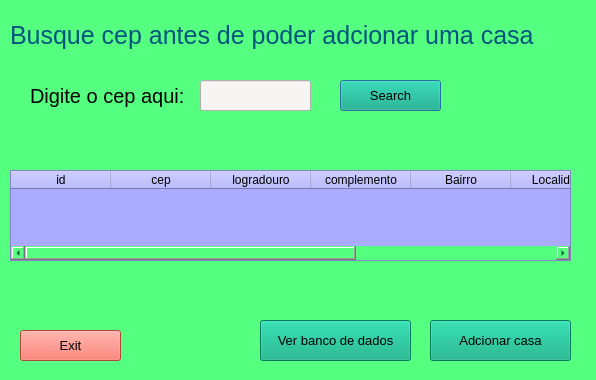
<?xml version="1.0" encoding="UTF-8"?>
<ui version="4.0">
 <class>Dialog</class>
 <widget class="QDialog" name="Dialog">
  <property name="geometry">
   <rect>
    <x>0</x>
    <y>0</y>
    <width>596</width>
    <height>380</height>
   </rect>
  </property>
  <property name="windowTitle">
   <string>Dialog</string>
  </property>
  <property name="styleSheet">
   <string notr="true">background-color: rgb(119, 118, 123);
background-color: rgb(66, 66, 66);
background-color: rgb(85, 255, 127);</string>
  </property>
  <widget class="QLabel" name="label">
   <property name="geometry">
    <rect>
     <x>30</x>
     <y>80</y>
     <width>181</width>
     <height>31</height>
    </rect>
   </property>
   <property name="font">
    <font>
     <pointsize>15</pointsize>
     <weight>50</weight>
     <bold>false</bold>
    </font>
   </property>
   <property name="styleSheet">
    <string notr="true"/>
   </property>
   <property name="text">
    <string>Digite o cep aqui:</string>
   </property>
  </widget>
  <widget class="QLineEdit" name="lineEdit">
   <property name="geometry">
    <rect>
     <x>200</x>
     <y>80</y>
     <width>111</width>
     <height>31</height>
    </rect>
   </property>
   <property name="styleSheet">
    <string notr="true">background-color: rgb(246, 245, 244);</string>
   </property>
  </widget>
  <widget class="QTableWidget" name="tableWidget">
   <property name="geometry">
    <rect>
     <x>10</x>
     <y>170</y>
     <width>561</width>
     <height>91</height>
    </rect>
   </property>
   <property name="styleSheet">
    <string notr="true">background-color: rgb(170, 170, 255);</string>
   </property>
   <column>
    <property name="text">
     <string>id</string>
    </property>
    <property name="background">
     <color>
      <red>246</red>
      <green>211</green>
      <blue>45</blue>
     </color>
    </property>
   </column>
   <column>
    <property name="text">
     <string>cep</string>
    </property>
   </column>
   <column>
    <property name="text">
     <string>logradouro</string>
    </property>
   </column>
   <column>
    <property name="text">
     <string>complemento</string>
    </property>
   </column>
   <column>
    <property name="text">
     <string>Bairro</string>
    </property>
   </column>
   <column>
    <property name="text">
     <string>Localidade</string>
    </property>
   </column>
   <column>
    <property name="text">
     <string>UF</string>
    </property>
   </column>
   <column>
    <property name="text">
     <string>DDD</string>
    </property>
   </column>
  </widget>
  <widget class="QPushButton" name="pushButton">
   <property name="geometry">
    <rect>
     <x>340</x>
     <y>80</y>
     <width>101</width>
     <height>31</height>
    </rect>
   </property>
   <property name="font">
    <font>
     <pointsize>10</pointsize>
     <weight>50</weight>
     <bold>false</bold>
    </font>
   </property>
   <property name="cursor">
    <cursorShape>PointingHandCursor</cursorShape>
   </property>
   <property name="styleSheet">
    <string notr="true">background-color: rgb(0, 170, 127);</string>
   </property>
   <property name="text">
    <string>Search</string>
   </property>
  </widget>
  <widget class="QLabel" name="label_2">
   <property name="geometry">
    <rect>
     <x>10</x>
     <y>10</y>
     <width>581</width>
     <height>51</height>
    </rect>
   </property>
   <property name="styleSheet">
    <string notr="true">font-size:25px;
color: rgb(0, 85, 127);</string>
   </property>
   <property name="text">
    <string>Busque cep antes de poder adcionar uma casa </string>
   </property>
   <property name="textFormat">
    <enum>Qt::AutoText</enum>
   </property>
  </widget>
  <widget class="QPushButton" name="pushButton_2">
   <property name="geometry">
    <rect>
     <x>20</x>
     <y>330</y>
     <width>101</width>
     <height>31</height>
    </rect>
   </property>
   <property name="font">
    <font>
     <pointsize>10</pointsize>
    </font>
   </property>
   <property name="cursor">
    <cursorShape>PointingHandCursor</cursorShape>
   </property>
   <property name="autoFillBackground">
    <bool>false</bool>
   </property>
   <property name="styleSheet">
    <string notr="true">background-color: rgb(246, 97, 81);</string>
   </property>
   <property name="text">
    <string>Exit</string>
   </property>
  </widget>
  <widget class="QPushButton" name="pushButton_3">
   <property name="geometry">
    <rect>
     <x>260</x>
     <y>320</y>
     <width>151</width>
     <height>41</height>
    </rect>
   </property>
   <property name="font">
    <font>
     <pointsize>10</pointsize>
    </font>
   </property>
   <property name="cursor">
    <cursorShape>PointingHandCursor</cursorShape>
   </property>
   <property name="styleSheet">
    <string notr="true">background-color: rgb(0, 170, 127);</string>
   </property>
   <property name="text">
    <string>Ver banco de dados</string>
   </property>
  </widget>
  <widget class="QPushButton" name="pushButton_4">
   <property name="geometry">
    <rect>
     <x>430</x>
     <y>320</y>
     <width>141</width>
     <height>41</height>
    </rect>
   </property>
   <property name="font">
    <font>
     <pointsize>10</pointsize>
     <stylestrategy>PreferDefault</stylestrategy>
    </font>
   </property>
   <property name="styleSheet">
    <string notr="true">background-color: rgb(0, 170, 127);</string>
   </property>
   <property name="text">
    <string>Adcionar casa</string>
   </property>
  </widget>
 </widget>
 <resources/>
 <connections>
  <connection>
   <sender>lineEdit</sender>
   <signal>returnPressed()</signal>
   <receiver>pushButton</receiver>
   <slot>click()</slot>
   <hints>
    <hint type="sourcelabel">
     <x>118</x>
     <y>174</y>
    </hint>
    <hint type="destinationlabel">
     <x>348</x>
     <y>258</y>
    </hint>
   </hints>
  </connection>
  <connection>
   <sender>pushButton_3</sender>
   <signal>clicked(bool)</signal>
   <receiver>tableWidget</receiver>
   <slot>resizeColumnsToContents()</slot>
   <hints>
    <hint type="sourcelabel">
     <x>286</x>
     <y>253</y>
    </hint>
    <hint type="destinationlabel">
     <x>345</x>
     <y>160</y>
    </hint>
   </hints>
  </connection>
 </connections>
</ui>
